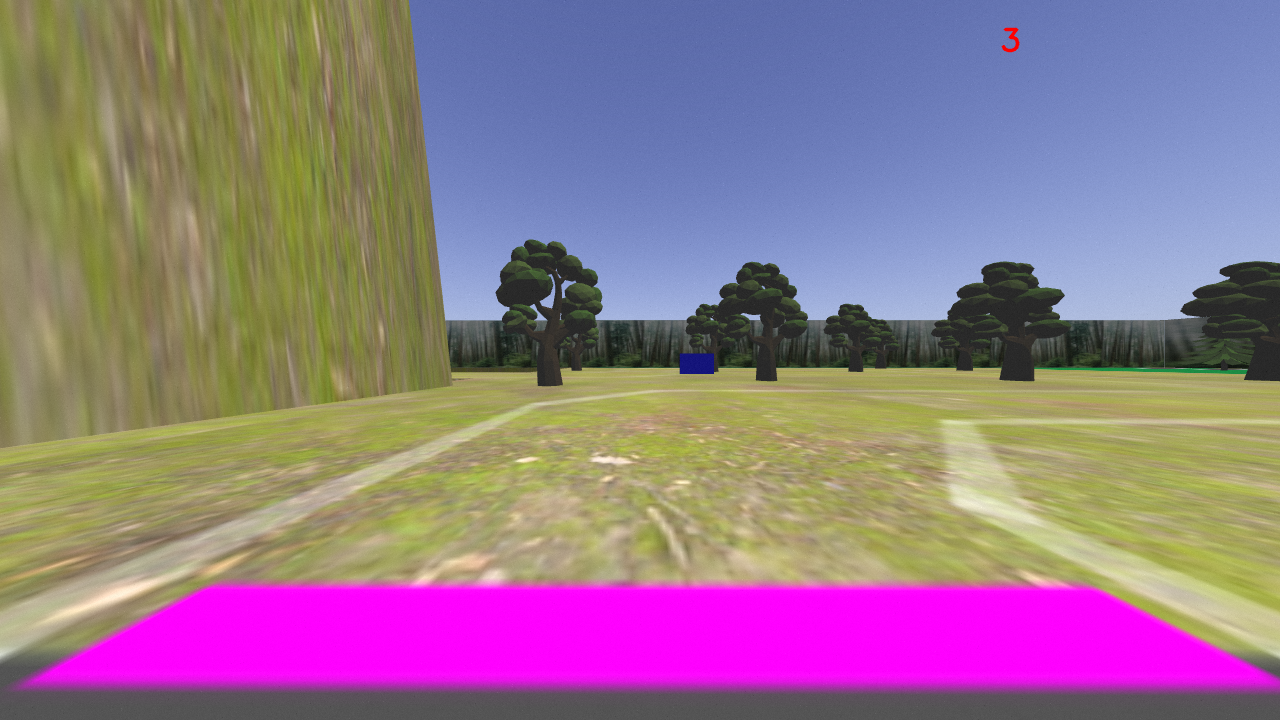
#> input picture image_testing/driving_images/image_0.png, 1280 x 720 px
$ python process_image_v2.py
#> lines starting #> are read from the running program, lines starting #| are printed output that depends on the picture; after the words box and inside, x2 and y2 are one past the last pixel; in counts of white or black regions, pixels touching at a corner belong together
import cv2
import numpy as np
import os
import time
import matplotlib.pyplot as plt
import cv2 as cv
"""Image processing script
This is the function used in the controller to process the images in the offroad location. It can
be used to test individual images and show them in a for loop at the bottom, to get a clearer idea
of what it's doing, and potentially how it can be improved.
"""

script_dir = os.path.dirname(os.path.abspath(__file__))
image = cv2.imread(os.path.join(script_dir, 'driving_images', 'image_0.png'))
#> image is the input picture: shape (720, 1280, 3); mean B, G, R 138.1, 119.5, 147.7

def crop_to_floor(image):
    # convert to HSV
    hsv = cv2.cvtColor(image, cv2.COLOR_BGR2HSV)
#> hsv: shape (720, 1280, 3); mean H, S, V 69.7, 110.3, 168.8
    kernel = np.ones((2,2),np.uint8)

    # generate floor mask
    lower_hsv = np.array([6,23,118])
    upper_hsv = np.array([84,255,255])

    floor_mask = cv2.inRange(hsv, lower_hsv, upper_hsv)
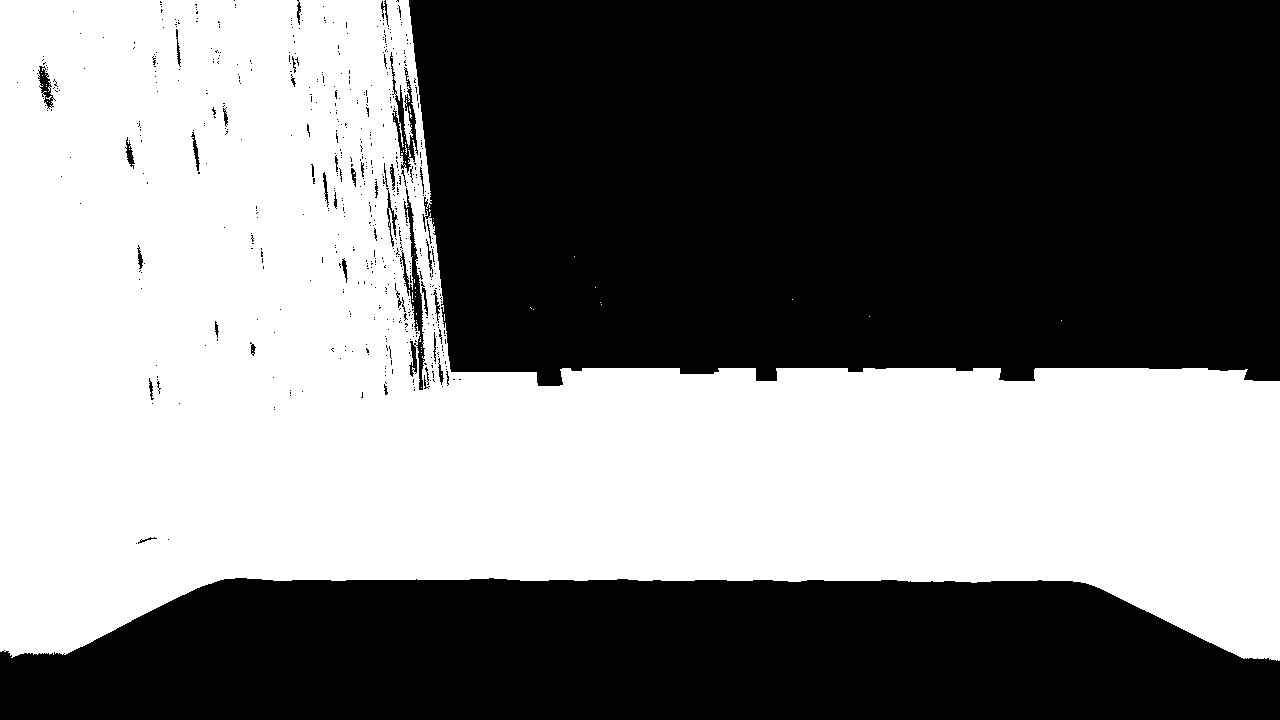
#> floor_mask: shape (720, 1280); 47.8% white; 58 white regions (57 under 20 px), largest, box (x1, y1, x2, y2) and area: (0, 0, 1280, 661) 440799

    # clean up the mask
    floor_mask = cv2.erode(floor_mask,kernel,iterations = 1)
#> floor_mask: shape (720, 1280); 47.2% white; 38 white regions (36 under 20 px), largest, box (x1, y1, x2, y2) and area: (0, 0, 1280, 661) 434387, (405, 112, 411, 145) 113
    # generate floor mask
    lower_green = np.array([60, 136, 25])
    upper_green = np.array([75, 145, 35])

    green_mask = cv2.inRange(image, lower_green, upper_green)
#> green_mask: shape (720, 1280); 0.06% white; 2 white regions, box (x1, y1, x2, y2) and area: (1060, 368, 1247, 374) 506, (1035, 368, 1059, 370) 26

    # clean up the mask
    kernel = np.ones((5,5),np.uint8)
    green_mask = cv2.dilate(green_mask,kernel,iterations = 4)
#> green_mask: shape (720, 1280); 0.47% white; 1 white region, box (x1, y1, x2, y2) and area: (1027, 360, 1255, 382) 4297

    # set all images outside the mask to black
    image[floor_mask == 0] = 0
    image[green_mask > 0] = 0
#> image: shape (720, 1280, 3); mean B, G, R 45.3, 71, 73.9

    # generate mask for the ROI
    mask = cv2.cvtColor(image, cv2.COLOR_BGR2GRAY)
    mask[mask > 0] = 255
#> mask: shape (720, 1280); 46.9% white; 38 white regions (36 under 20 px), largest, box (x1, y1, x2, y2) and area: (0, 0, 1280, 661) 432270, (405, 112, 411, 145) 113

    # find the minimum y value and crop the image to that
    nonzero_points = np.column_stack(np.where(floor_mask > 0))
#> nonzero_points = 434589 pairs, first value 0 to 660, second value 0 to 1279
    min_y = np.min(nonzero_points[:, 0])
#> min_y = 0
    cropped_img = image[min_y:, :]
    cropped_mask = mask[min_y:, :]

    return cropped_img, cropped_mask

def process_image(image):
    image, mask = crop_to_floor(image)

    # find canny edges
    blurred = cv2.bilateralFilter(image, d=9, sigmaColor=75, sigmaSpace=75)
    cv2.imshow('blurred', blurred)
    edges = cv2.Canny(blurred, 50, 150)
#> edges: shape (720, 1280); 1.4% white in thin lines or dots
    edges_mask = cv2.Canny(mask, 50, 150)
#> edges_mask: shape (720, 1280); 0.82% white in thin lines or dots
    cv2.imshow('edges', edges)
    # dilate the edges mask
    kernel = np.ones((2, 2), np.uint8)
    edges_mask = cv2.dilate(edges_mask, kernel, iterations=2)
#> edges_mask: shape (720, 1280); 2.8% white; 102 white regions, largest, box (x1, y1, x2, y2) and area: (380, 0, 1280, 394) 12906, (0, 577, 1280, 663) 4273, (37, 58, 63, 114) 537

    # remove edeges from edges that are also in edges_mask
    edges[edges_mask == 255] = 0
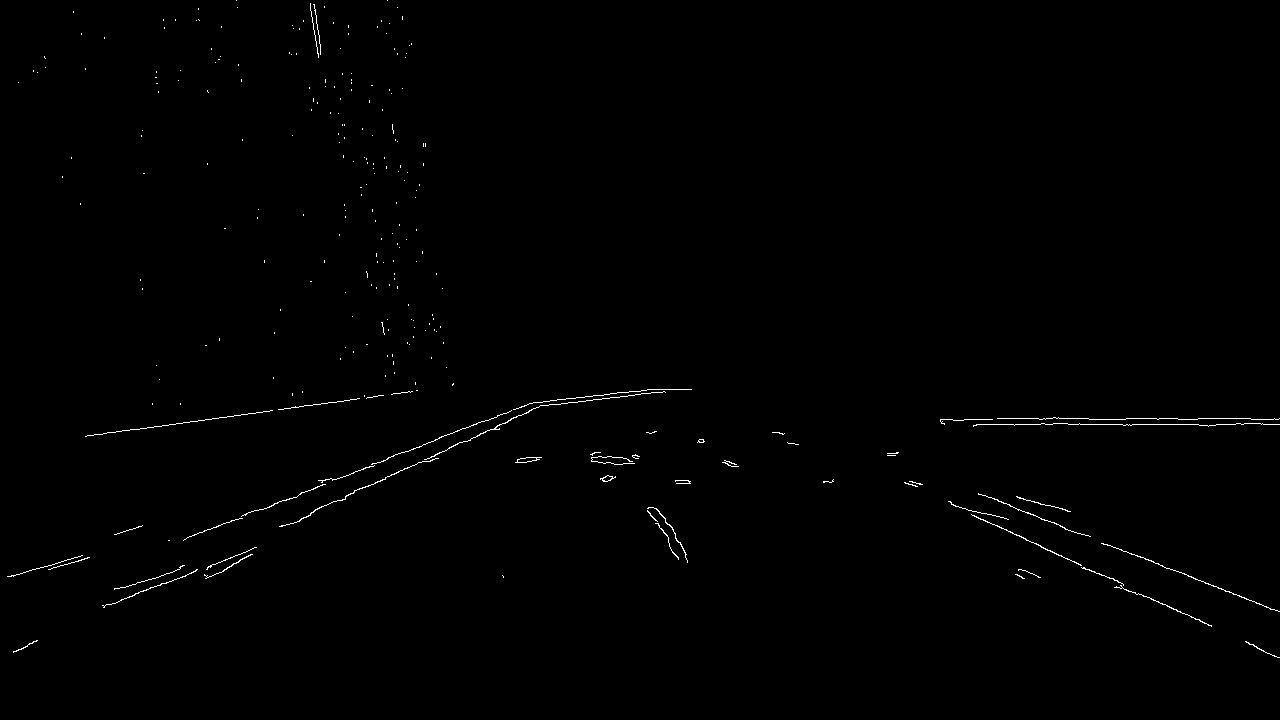
#> edges: shape (720, 1280); 0.49% white in thin lines or dots

    # Use Hough Line Transform to find line segments
    lines = cv2.HoughLinesP(edges, 1, np.pi / 180, threshold=50, minLineLength=20, maxLineGap=20)
#> lines = 22 rows, first 6: [85, 436, 408, 391], [310, 513, 553, 400], [955, 506, 1123, 585], [976, 424, 1279, 424], [216, 527, 462, 428], [1126, 418, 1250, 418]

    # Draw lines on a grayscale copy of the original image
    image_with_lines =  cv2.cvtColor(image, cv2.COLOR_BGR2GRAY).copy()
    for line in lines:
        x1, y1, x2, y2 = line[0]
        cv2.line(image_with_lines, (x1, y1), (x2, y2), 255, 2)
#> this loop made 22 passes
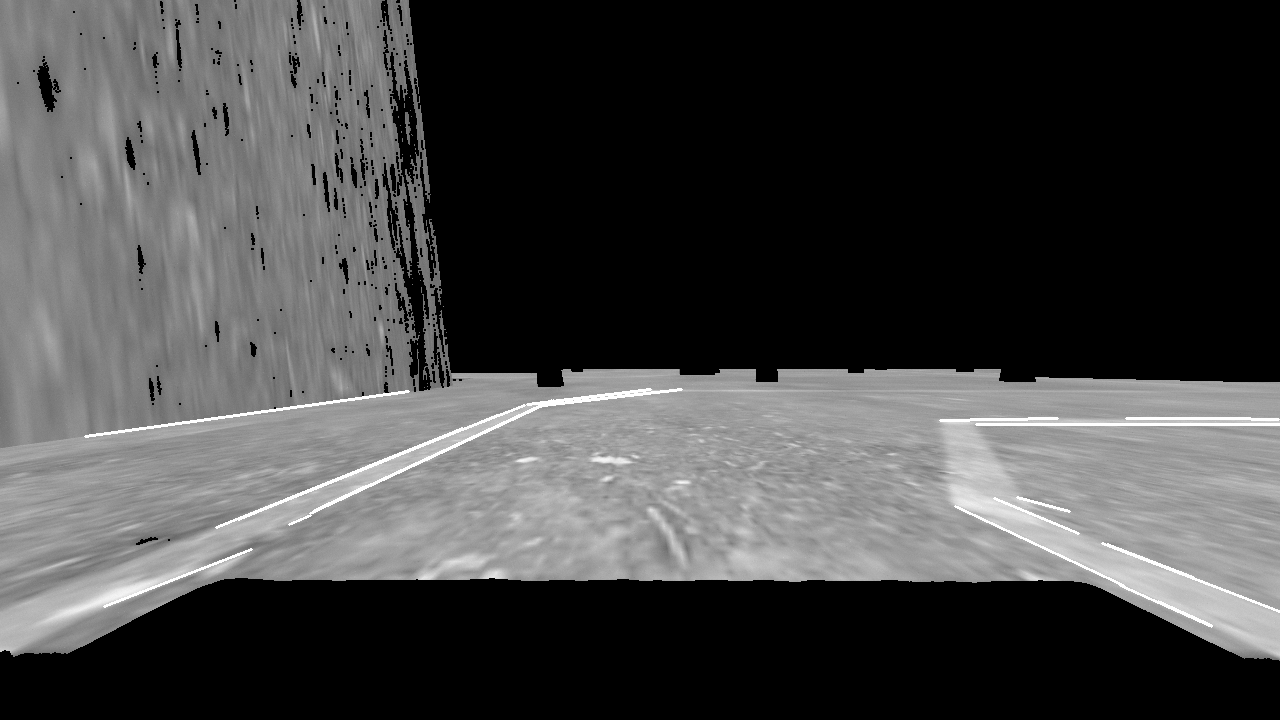
#> image_with_lines: shape (720, 1280); min 0, max 255, mean 69.7

    # set all pixels that are not white to black
    image_with_lines[image_with_lines < 255] = 0
#> image_with_lines: shape (720, 1280); 0.84% white; 10 white regions, largest, box (x1, y1, x2, y2) and area: (215, 388, 683, 529) 2842, (84, 390, 410, 438) 968, (975, 423, 1280, 426) 913

    # Use Hough Line Transform to find line segments on the image with lines
    lines = cv2.HoughLinesP(image_with_lines, 1, np.pi / 180, threshold=50, minLineLength=60, maxLineGap=20)
#> lines = 36 rows, first 6: [216, 528, 523, 404], [310, 512, 553, 399], [1126, 419, 1279, 419], [975, 424, 1279, 424], [85, 435, 408, 390], [217, 528, 527, 403]

    # Draw the lines on a new copy of the original image
    image_with_lines2 = image.copy()
    for line in lines:
        x1, y1, x2, y2 = line[0]
        cv2.circle(image_with_lines2, (x1, y1), 5, (255, 0, 255), -1)
        cv2.line(image_with_lines2, (x1, y1), (x2, y2), (0, 0, 255), 2)
#> this loop made 36 passes
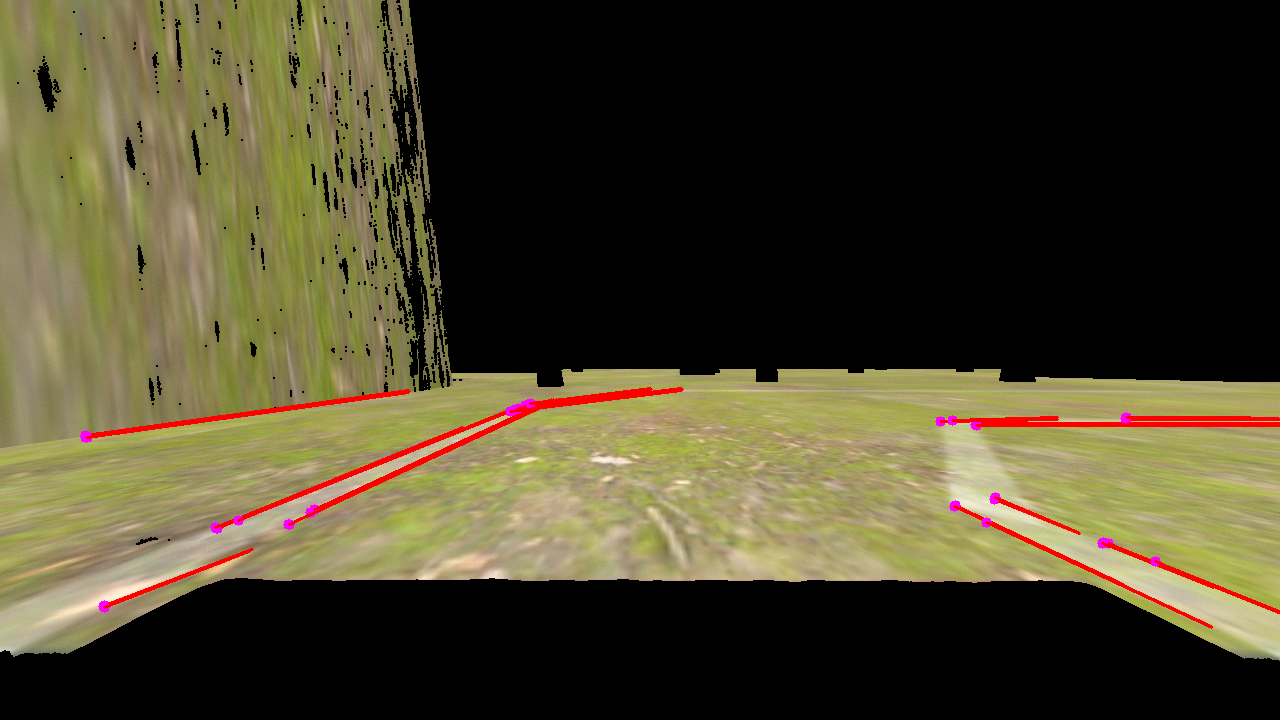
#> image_with_lines2: shape (720, 1280, 3); mean B, G, R 44, 68.6, 75

    return image_with_lines2

cv2.imshow('image', image)
st = time.time()
# print(time.time())
cv2.imshow('image', process_image(image))
print((time.time()-st)*1000)
cv2.waitKey(0)
cv2.destroyAllWindows()

# [52 lines of commented-out code are left out]

$ run again, with image_testing/driving_images/image_10.png copied over image_testing/driving_images/image_0.png
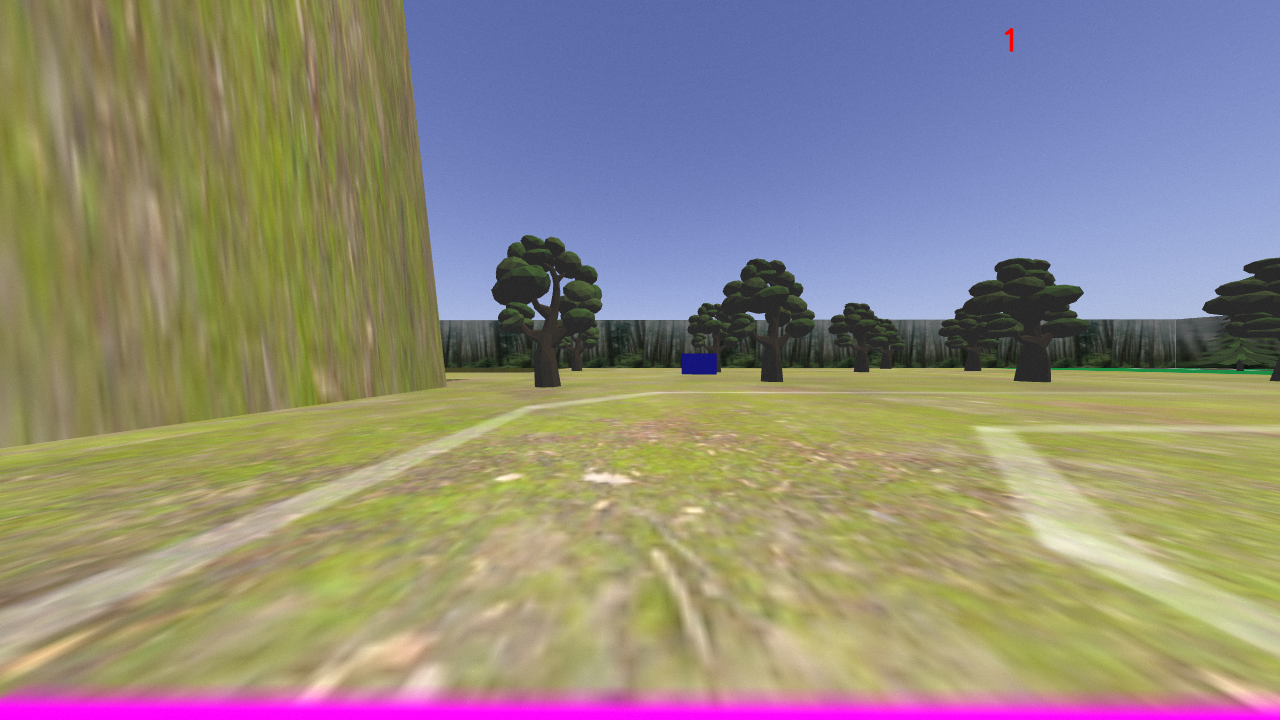
#> input picture image_testing/driving_images/image_10.png, 1280 x 720 px
#> image is the input picture: shape (720, 1280, 3); mean B, G, R 126.1, 138.2, 144.3
#> hsv: shape (720, 1280, 3); mean H, S, V 56, 98.1, 165.6
#> nonzero_points = 553396 pairs, first value 0 to 697, second value 0 to 1279
#> min_y = 0
#> in process_image, `edges[edges_mask == 255] = 0`:
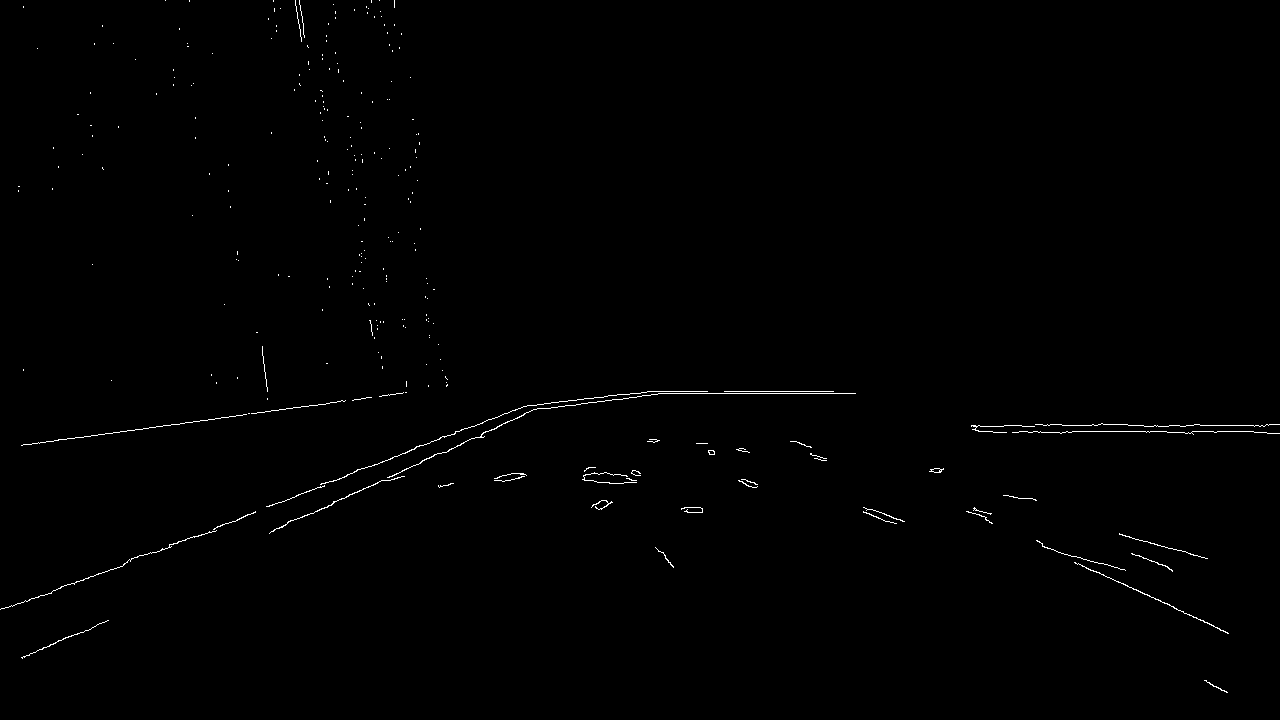
#> edges: shape (720, 1280); 0.49% white in thin lines or dots
#> in process_image, `lines = cv2.HoughLinesP(edges, 1, np.pi / 180, threshold=50, minLineLe..`: lines = 28 rows, first 6: [22, 445, 406, 392], [1066, 431, 1166, 431], [630, 393, 855, 393], [270, 532, 439, 453], [154, 552, 368, 466], [280, 502, 464, 428]
#> the loop in process_image, `for line in lines:` made 28 passes
#> in process_image, `lines = cv2.HoughLinesP(image_with_lines, 1, np.pi / 180, threshold=50..`: lines = 40 rows, first 6: [74, 585, 464, 427], [22, 446, 407, 392], [267, 508, 524, 405], [61, 589, 463, 427], [269, 532, 548, 402], [682, 394, 824, 390]
#> the loop in process_image, `for line in lines:` made 40 passes
#> after the loop in process_image, `for line in lines:`:
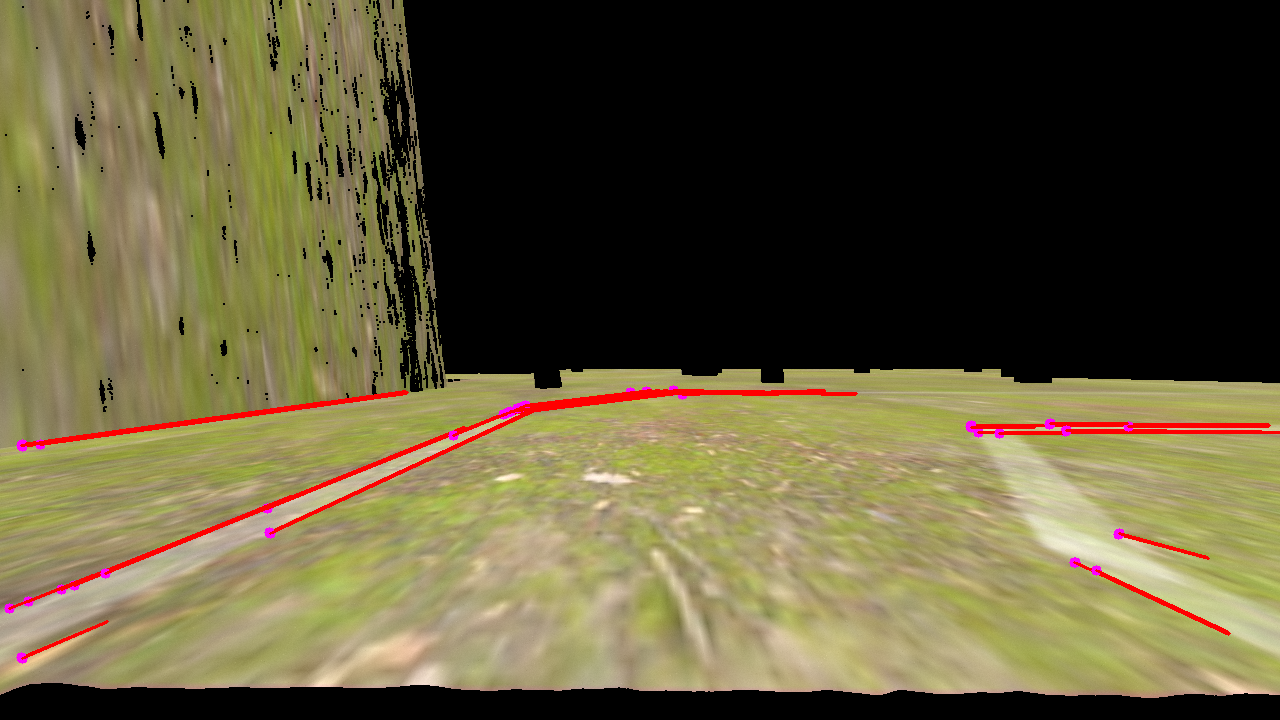
#> image_with_lines2: shape (720, 1280, 3); mean B, G, R 58.3, 89.4, 97.4
